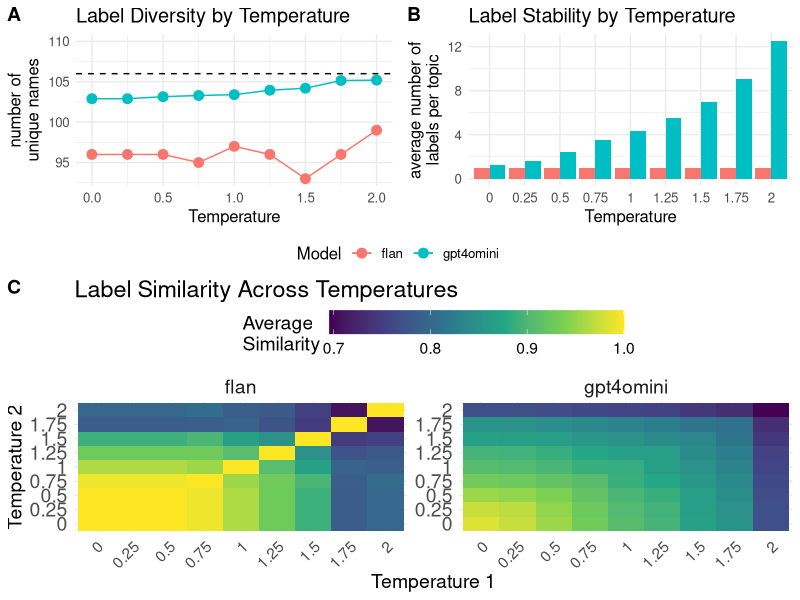
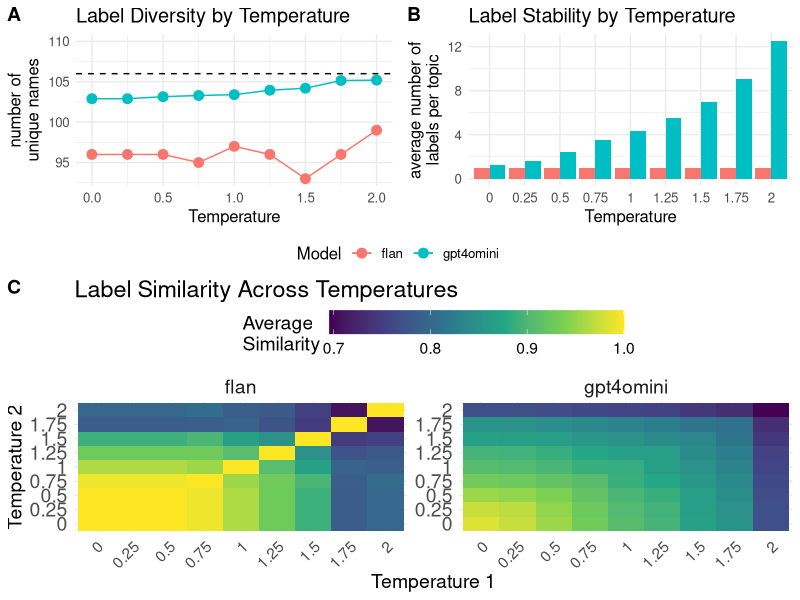

The R script that drew these images, in order:
library(tidyverse)
library(scales)
library(ggpubr)

# Read temperature data
temp_labels <- read_csv('results/topic_labels_temperature_iterations.csv')
temp_sim <- read_csv('results/topic_model/temperature_average_similarity.csv')

# Plot 1: Number of unique labels by temperature
plt1 <-
  temp_labels |> 
  filter(Topic >= 0) |> 
  group_by(model_source, temperature, iteration) |> 
  summarise(n_labels = length(unique(label)), .groups = 'drop') |> 
  group_by(model_source, temperature) |> 
  summarise(
    mean_n_labels = mean(n_labels),
    sd_n_labels = sd(n_labels),
    n = n(), .groups = 'drop') %>%
  mutate(error_margin = qt(0.975, df = n - 1) * sd_n_labels / sqrt(n),
         lower_ci = mean_n_labels - error_margin,
         upper_ci = mean_n_labels + error_margin) |> 
  ggplot(aes(temperature, mean_n_labels, color = model_source, group = model_source, label = round(mean_n_labels, digits = 2))) +
  geom_point(size = 3) +
  geom_errorbar(aes(ymin = lower_ci, ymax = upper_ci), width = 0.02) +
  geom_line() +
  geom_hline(yintercept = 106, linetype = 'dashed') +
  # geom_text(hjust = -.2, size = 6) +
  lims(y = c(NA, 110)) +
  theme_minimal() +
  theme(text = element_text(size = 12), legend.position = 'bottom') +
  labs(y = 'number of\nunique names', x = 'Temperature', title = 'Label Diversity by Temperature', color = 'Model')

# Plot 2: Average number of labels per topic (Stability)
plt2 <-
  temp_labels |> 
  filter(Topic >= 0) |> 
  group_by(model_source, temperature, Topic) |> 
  summarise(n_labels = length(unique(label)), .groups = 'drop') |> 
  group_by(model_source, temperature) |> 
  summarise(average_n_labels = mean(n_labels), .groups = 'drop') |> 
  ggplot(aes(x = factor(temperature), y = average_n_labels, fill = model_source, label = round(average_n_labels, digits = 2))) +
  geom_col(position = 'dodge') +
  # geom_text(vjust = -.1, size = 4, position = position_dodge(width = 0.9)) +
  theme_minimal() +
  # scale_y_continuous(breaks = 1:10, limits = c(0, NA)) +
  theme(text = element_text(size = 12), legend.position = 'bottom') +
  labs(y = 'average number of\nlabels per topic', x = 'Temperature', title = 'Label Stability by Temperature', fill = 'Model')

# Plot 3: Similarity heatmap
plt3 <-
  temp_sim |> 
  ggplot(aes(x = factor(temperature1), y = factor(temperature2), fill = AverageSimilarity)) +
  geom_tile() +
  facet_wrap(~model_source, scales='free') +
  # geom_text(aes(color = AverageSimilarity < 0.71), size = 3, show.legend = FALSE) +
  # scale_color_manual(values = c("TRUE" = "white", "FALSE" = "black")) +
  theme_minimal() +
  labs(x = 'Temperature 1', y = 'Temperature 2', fill = 'Average\nSimilarity', title = 'Label Similarity Across Temperatures') +
  theme(
    text = element_text(size = 14),
    axis.text.x = element_text(angle = 45, hjust = 1),
    axis.text.y = element_text(size = 14),
    strip.text = element_text(size = 14),
    legend.key.width = unit(1.5, 'cm'),
    legend.margin = margin(0, 0, 0, 0),
    legend.position = 'top'
  ) +
  scale_fill_continuous(type = 'viridis')
  # scale_fill_binned(type = 'viridis')

# Combine plots
# ggarrange(plt1, plt2, plt3, heights = c(1, 1, 1.5), labels = 'AUTO')
top_row <- ggarrange(plt1, plt2, ncol = 2, labels = c('A', 'B'), widths = c(1, 1),
                     common.legend = T,legend = 'bottom')
ggarrange(top_row, plt3, nrow = 2, labels = c('', 'C'), heights = c(1, 1.2))

ggsave('results/temperature_analysis.png', width = 12, height = 10, bg = 'white')
